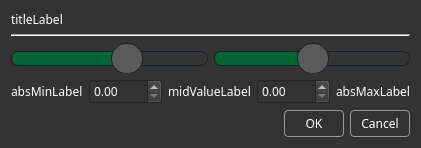
<?xml version="1.0" encoding="UTF-8"?>
<ui version="4.0">
 <class>ChangeLimitsDialog</class>
 <widget class="QDialog" name="ChangeLimitsDialog">
  <property name="geometry">
   <rect>
    <x>0</x>
    <y>0</y>
    <width>421</width>
    <height>148</height>
   </rect>
  </property>
  <property name="sizePolicy">
   <sizepolicy hsizetype="Preferred" vsizetype="Maximum">
    <horstretch>0</horstretch>
    <verstretch>0</verstretch>
   </sizepolicy>
  </property>
  <property name="font">
   <font>
    <family>Share Tech Mono</family>
   </font>
  </property>
  <property name="windowTitle">
   <string>Set limits dialog</string>
  </property>
  <property name="styleSheet">
   <string notr="true">QDialog {
	background: rgb(51,51,51);
}
QLabel {
	color: #fff;
}

QPushButton {
	color: rgb(255, 255, 255);
	background-color: rgb(51, 51, 51);
	border: 1px solid #999999;
	border-radius: 4px;
	padding: 4px;
	width: 50px
}</string>
  </property>
  <layout class="QVBoxLayout" name="verticalLayout">
   <item>
    <widget class="QLabel" name="titleLabel">
     <property name="sizePolicy">
      <sizepolicy hsizetype="Preferred" vsizetype="Maximum">
       <horstretch>0</horstretch>
       <verstretch>0</verstretch>
      </sizepolicy>
     </property>
     <property name="font">
      <font>
       <family>Share Tech Mono</family>
      </font>
     </property>
     <property name="text">
      <string>titleLabel</string>
     </property>
    </widget>
   </item>
   <item>
    <widget class="Line" name="line">
     <property name="orientation">
      <enum>Qt::Horizontal</enum>
     </property>
    </widget>
   </item>
   <item>
    <layout class="QHBoxLayout" name="horizontalLayout">
     <item>
      <widget class="QSlider" name="minSlider">
       <property name="minimumSize">
        <size>
         <width>0</width>
         <height>30</height>
        </size>
       </property>
       <property name="layoutDirection">
        <enum>Qt::LeftToRight</enum>
       </property>
       <property name="styleSheet">
        <string notr="true"> QSlider::groove:horizontal {
      background: rgb(51,51,51);
      position: absolute; /* absolutely position 4px from the left and right of the widget. setting margins on the widget should work too... */
      top: 8px; bottom: 8px;
      height: 15px;
  }

  QSlider::handle:horizontal {
      width: 30px;
      background: rgb(90, 90, 90);
      margin: -8px 0; /* expand outside the groove */
      border: 1px solid rgb(13,33,40);
  	  border-radius: 15px;
  }

  QSlider::add-page:horizontal {
      /*background: rgb(0,102,52);*/
	  border: 1px solid rgb(13,33,40);
	  border-radius: 7px;
  }

  QSlider::sub-page:horizontal {
      /*background: rgb(51,51,51);*/
     background: rgb(0,102,52);
      border: 1px solid rgb(13,33,40);
  	  border-radius: 7px;
  }

  QSlider::add-page:horizontal:disabled {
/*     background: rgb(0,102,52);*/
	background: rgb(60,162,102);
	  border: 1px solid rgb(13,33,40);
	  border-radius: 7px;
  }

</string>
       </property>
       <property name="singleStep">
        <number>0</number>
       </property>
       <property name="value">
        <number>60</number>
       </property>
       <property name="tracking">
        <bool>true</bool>
       </property>
       <property name="orientation">
        <enum>Qt::Horizontal</enum>
       </property>
       <property name="invertedAppearance">
        <bool>false</bool>
       </property>
       <property name="invertedControls">
        <bool>false</bool>
       </property>
      </widget>
     </item>
     <item>
      <widget class="QSlider" name="maxSlider">
       <property name="sizePolicy">
        <sizepolicy hsizetype="Expanding" vsizetype="Maximum">
         <horstretch>0</horstretch>
         <verstretch>0</verstretch>
        </sizepolicy>
       </property>
       <property name="minimumSize">
        <size>
         <width>0</width>
         <height>30</height>
        </size>
       </property>
       <property name="styleSheet">
        <string notr="true"> QSlider::groove:horizontal {
      background: rgb(51,51,51);
      position: absolute; /* absolutely position 4px from the left and right of the widget. setting margins on the widget should work too... */
      top: 8px; bottom: 8px;
      height: 15px;
  }

  QSlider::handle:horizontal {
      width: 30px;
      background: rgb(90, 90, 90);
      margin: -8px 0; /* expand outside the groove */
      border: 1px solid rgb(13,33,40);
  	  border-radius: 15px;
  }

  QSlider::add-page:horizontal {
      /*background: rgb(0,102,52);*/
	  border: 1px solid rgb(13,33,40);
	  border-radius: 7px;
  }

  QSlider::sub-page:horizontal {
      /*background: rgb(51,51,51);*/
     background: rgb(0,102,52);
      border: 1px solid rgb(13,33,40);
  	  border-radius: 7px;
  }

  QSlider::add-page:horizontal:disabled {
/*     background: rgb(0,102,52);*/
	background: rgb(60,162,102);
	  border: 1px solid rgb(13,33,40);
	  border-radius: 7px;
  }

</string>
       </property>
       <property name="value">
        <number>50</number>
       </property>
       <property name="orientation">
        <enum>Qt::Horizontal</enum>
       </property>
      </widget>
     </item>
    </layout>
   </item>
   <item>
    <layout class="QHBoxLayout" name="horizontalLayout_2">
     <item>
      <widget class="QLabel" name="absMinLabel">
       <property name="sizePolicy">
        <sizepolicy hsizetype="Maximum" vsizetype="Preferred">
         <horstretch>0</horstretch>
         <verstretch>0</verstretch>
        </sizepolicy>
       </property>
       <property name="font">
        <font>
         <family>Share Tech Mono</family>
        </font>
       </property>
       <property name="text">
        <string>absMinLabel</string>
       </property>
      </widget>
     </item>
     <item>
      <widget class="QDoubleSpinBox" name="minValueSpinBox">
       <property name="sizePolicy">
        <sizepolicy hsizetype="MinimumExpanding" vsizetype="Fixed">
         <horstretch>0</horstretch>
         <verstretch>0</verstretch>
        </sizepolicy>
       </property>
       <property name="font">
        <font>
         <family>Share Tech Mono</family>
        </font>
       </property>
       <property name="styleSheet">
        <string notr="true">QDoubleSpinBox {
	background: rgb(51,51,51);
	color: #fff;
}
</string>
       </property>
      </widget>
     </item>
     <item>
      <widget class="QLabel" name="midValueLabel">
       <property name="sizePolicy">
        <sizepolicy hsizetype="Maximum" vsizetype="Preferred">
         <horstretch>0</horstretch>
         <verstretch>0</verstretch>
        </sizepolicy>
       </property>
       <property name="font">
        <font>
         <family>Share Tech Mono</family>
        </font>
       </property>
       <property name="text">
        <string>midValueLabel</string>
       </property>
      </widget>
     </item>
     <item>
      <widget class="QDoubleSpinBox" name="maxValueSpinBox">
       <property name="sizePolicy">
        <sizepolicy hsizetype="MinimumExpanding" vsizetype="Fixed">
         <horstretch>0</horstretch>
         <verstretch>0</verstretch>
        </sizepolicy>
       </property>
       <property name="font">
        <font>
         <family>Share Tech Mono</family>
        </font>
       </property>
       <property name="styleSheet">
        <string notr="true">QDoubleSpinBox {
	background: rgb(51,51,51);
	color: #fff;
}
</string>
       </property>
      </widget>
     </item>
     <item>
      <widget class="QLabel" name="absMaxLabel">
       <property name="sizePolicy">
        <sizepolicy hsizetype="Maximum" vsizetype="Preferred">
         <horstretch>0</horstretch>
         <verstretch>0</verstretch>
        </sizepolicy>
       </property>
       <property name="font">
        <font>
         <family>Share Tech Mono</family>
        </font>
       </property>
       <property name="text">
        <string>absMaxLabel</string>
       </property>
      </widget>
     </item>
    </layout>
   </item>
   <item>
    <layout class="QHBoxLayout" name="horizontalLayout_3">
     <item>
      <spacer name="horizontalSpacer">
       <property name="orientation">
        <enum>Qt::Horizontal</enum>
       </property>
       <property name="sizeHint" stdset="0">
        <size>
         <width>40</width>
         <height>20</height>
        </size>
       </property>
      </spacer>
     </item>
     <item>
      <widget class="QPushButton" name="okButton">
       <property name="font">
        <font>
         <family>Share Tech Mono</family>
        </font>
       </property>
       <property name="text">
        <string>OK</string>
       </property>
      </widget>
     </item>
     <item>
      <widget class="QPushButton" name="cancelButton">
       <property name="font">
        <font>
         <family>Share Tech Mono</family>
        </font>
       </property>
       <property name="text">
        <string>Cancel</string>
       </property>
      </widget>
     </item>
    </layout>
   </item>
  </layout>
 </widget>
 <resources/>
 <connections/>
</ui>
